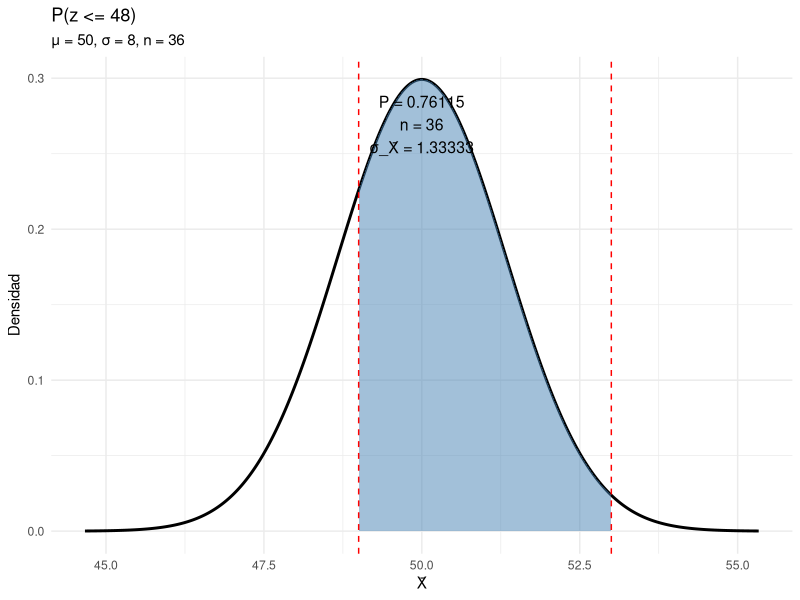

R code for this plot:
library(ggplot2)

# function with ggplot2
ggplot_sampling_dist <- function(mean = 0, sd = 1, n = 1, lower = -Inf, upper = Inf, main = "Distribución de X̄") {
  # standard error
  se <- sd / sqrt(n)

  # create data
  x <- seq(mean - 4 * se, mean + 4 * se, length = 1000)
  df <- data.frame(x = x, y = dnorm(x, mean, se))

  # shaded area
  df_shade <- df[df$x >= lower & df$x <= upper, ]

  # calculate probability
  prob <- pnorm(upper, mean, se) - pnorm(lower, mean, se)

  # Calculate Z-values for summary
  z_lower <- if (is.finite(lower)) (lower - mean) / se else -Inf
  z_upper <- if (is.finite(upper)) (upper - mean) / se else Inf

  # create plot
  p <- ggplot(df, aes(x, y)) +
    geom_line(linewidth = 1) +
    geom_area(data = df_shade, fill = "steelblue", alpha = 0.5) +
    geom_vline(
      xintercept = c(lower, upper)[is.finite(c(lower, upper))],
      linetype = "dashed", color = "red"
    ) +
    annotate(
      "text",
      x = mean,
      y = max(df$y) * 0.9,
      label = paste0("P = ", round(prob, 5), "\nn = ", n, "\nσ_X̄ = ", round(se, 5)),
      size = 4
    ) +
    labs(
      title = main,
      x = "X̄",
      y = "Densidad",
      subtitle = paste0("μ = ", mean, ", σ = ", sd, ", n = ", n)
    ) +
    theme_minimal()

  # Print Summary
  cat("\n========================================\n")
  cat("SUMMARY OF RESULTS\n")
  cat("========================================\n")
  cat("Population Mean (μ):", mean, "\n")
  cat("Population SD (σ):", sd, "\n")
  cat("Sample size (n):", n, "\n")
  cat("Standard Error (SE):", round(se, 5), "\n")
  cat("────────────────────────────────────────\n")
  cat(
    "Limits (X̄ scale):",
    ifelse(is.infinite(lower), "-∞", round(lower, 4)), "to",
    ifelse(is.infinite(upper), "∞", round(upper, 4)), "\n"
  )
  cat(
    "Z-values:",
    ifelse(is.infinite(z_lower), "-∞", round(z_lower, 4)), "to",
    ifelse(is.infinite(z_upper), "∞", round(z_upper, 4)), "\n"
  )
  cat("────────────────────────────────────────\n")
  cat("Probability:", round(prob, 5), "\n")
  cat("========================================\n\n")

  return(p)
}

# examples
# ggplot_sampling_dist(mean = 50, sd = 8, n = 36, lower = -Inf, upper = 48, main = "P(z <= 48)")
# ggplot_sampling_dist(mean = 50, sd = 8, n = 36, lower = 52, upper = Inf, main = "P(z <= 48)")
ggplot_sampling_dist(mean = 50, sd = 8, n = 36, lower = 49, upper = 53, main = "P(z <= 48)")
